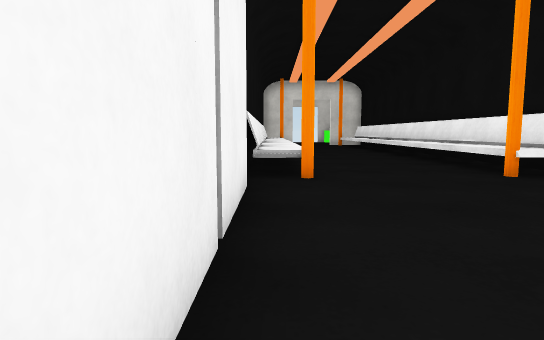
view 1 (above)

13 first-person views from a walk through a 3-D level made in the Unity game engine. The camera is 0.72 m above the floor, tilts 6° down and sees 75° across. The floor is counted in squares, 1 m on a side. Each view is taken from the middle of a square. On the plan, view 1 faces up. The plan holds only what a view shows up to about 11 squares ahead; the rest is blank. The player character is not drawn. Door leaves are left out, so doorways stand open. Surface patterns are stand-ins for the level's own textures.

view 2
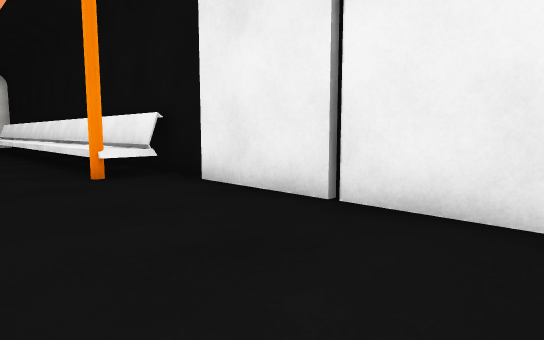

view 3
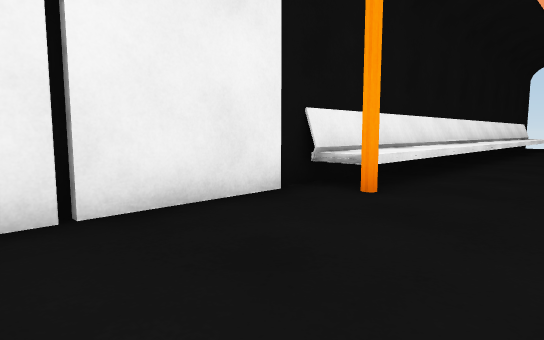

view 4
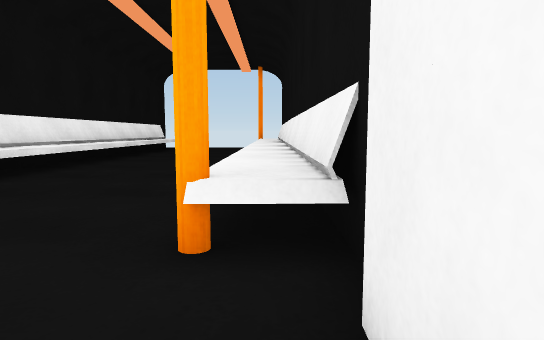

view 5
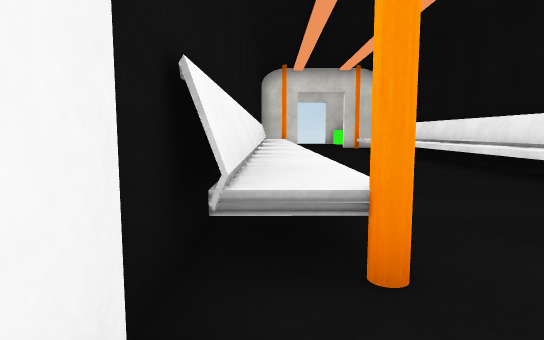

view 6
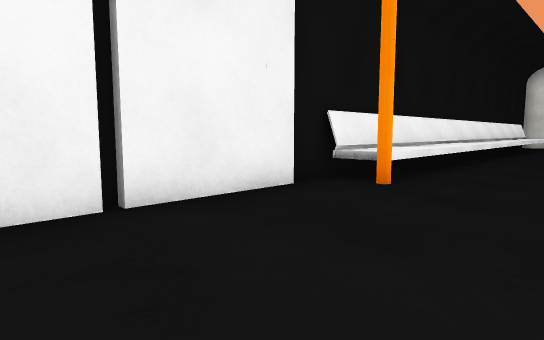

view 7
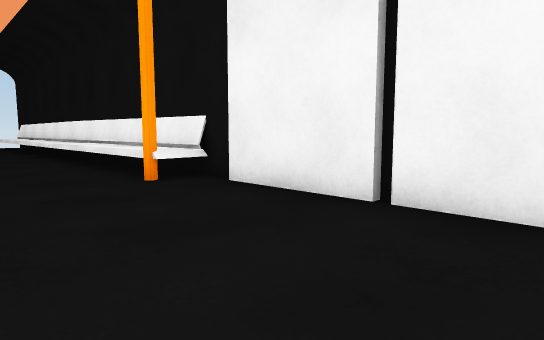

view 8
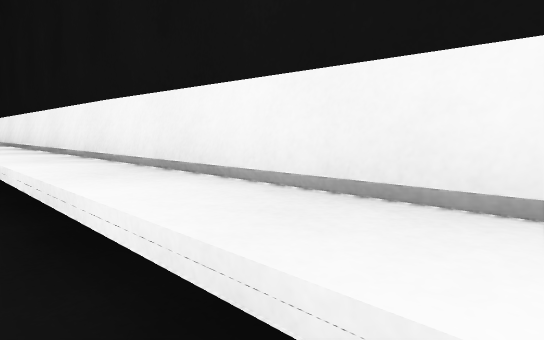

view 9
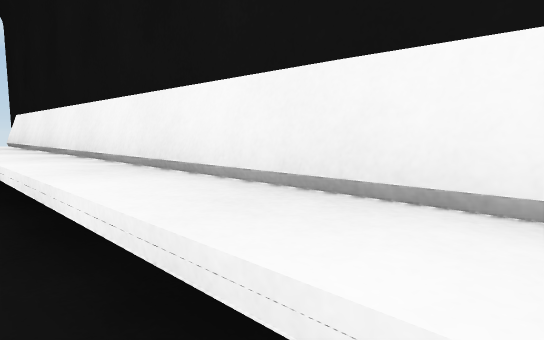

view 10
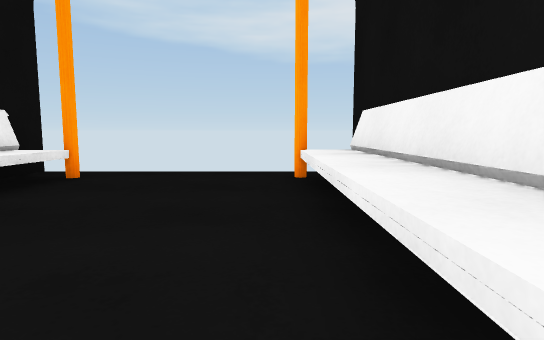

view 11
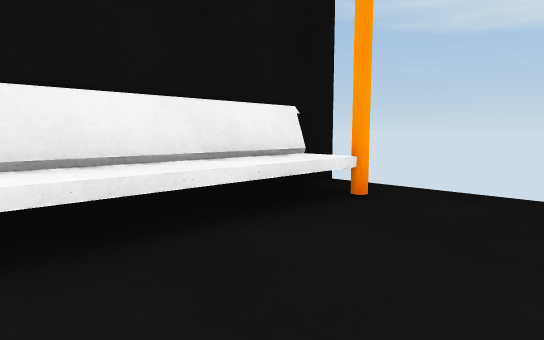

view 12
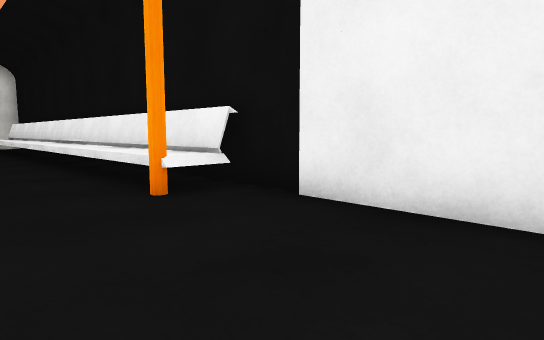

view 13
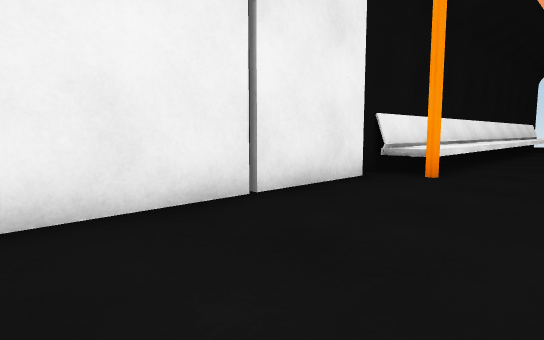

### Floor plan
Key: @ floor where view 1 was taken; # wall or solid block; . floor; ^ raised ledge.
Columns run from 1 left of view 1 to 6 right of it. Each row starts with its distance up from view 1.
 15    ..^#
 14  ^...^#
 13  ^...^#
 12  ^...^#
 11  ^...^#
 10  ^...^#
  9  ^...^#
  8  ^...^#
  7 #^...^#
  6 ##...^##
  5 #......#
  4 #.....##
  3 #.....#
  2 #.....#
  1 #.....#
  0 #@....#
 -1 #^...##
 -2 #^...^#
 -3 #^...^#
 -4 #^...^#
 -5 #^...^#
 -6 #^...^#
 -7 #^...^#
 -8 #^...^#
 -9 #^...^#
-10 #^...^#
-11 #^..  #
-12 #^...^#
-13 #^...^#
-14  ^...^#
-15  ^...^#
-16 #^...##
-17 #

Where each view was taken, in squares from view 1:
view 1: 0 up, 0 right, facing up
view 2: 0 up, 2 right, facing up-right
view 3: 3 up, 2 right, facing down-right
view 4: 1 up, 0 right, facing down
view 5: 4 up, 0 right, facing up
view 6: 1 up, 3 right, facing up-left
view 7: 4 up, 3 right, facing down-left
view 8: 4 down, 1 right, facing down-left
view 9: 7 down, 1 right, facing down-left
view 10: 10 down, 1 right, facing down
view 11: 12 down, 2 right, facing down-right
view 12: 2 up, 2 right, facing up-right
view 13: 5 up, 2 right, facing down-right
